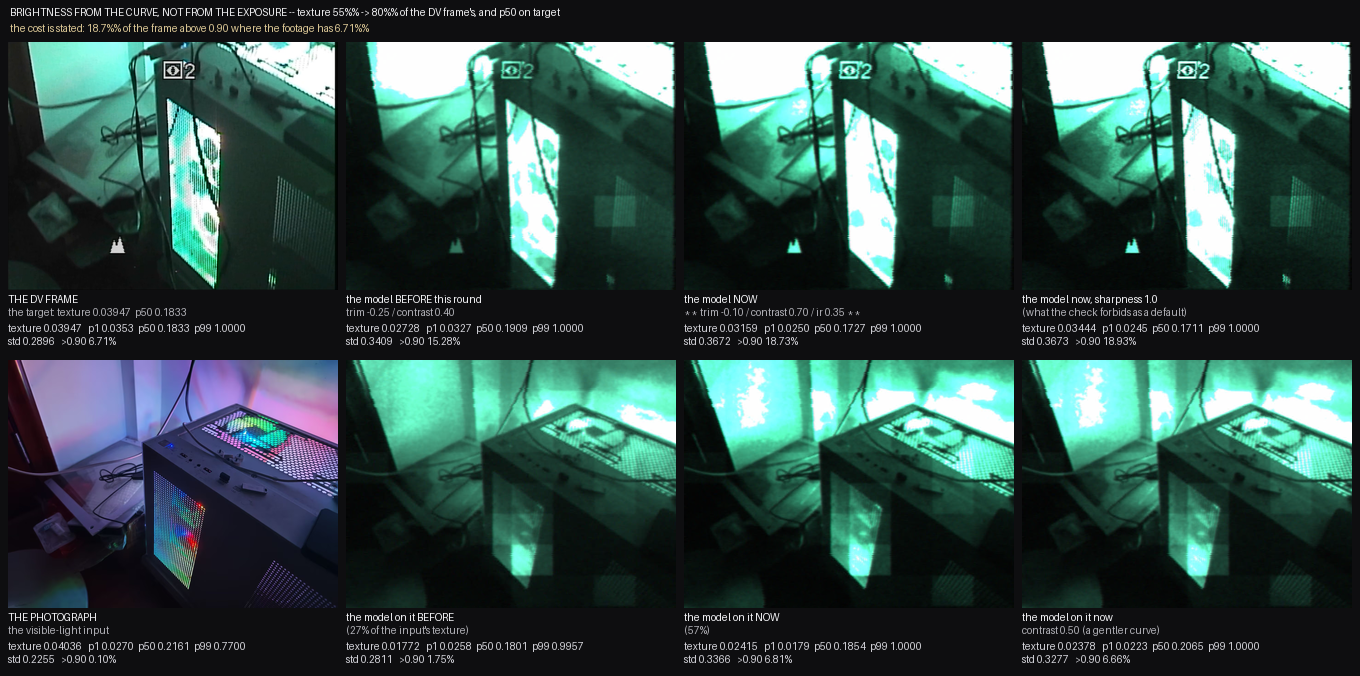
#> input picture tools/nightshot/AGGRESSIVE.png, 1360 x 676 px, given in place of 23315df037b01fa831a273364b41f99c28733fb1dc928b22d1e6c281818d, which was not available
$ python polarity.py
#> lines starting #> are read from the running program, lines starting #| are printed output that depends on the picture; pictures that were not available may be replaced by others from this repository, and a replacement may not be noted
"""
Measure the POLARITY, not the contrast: is the model's picture correlated with the real frame or inverted against it?

**Why the distinction matters and why it was missed.**  Every measurement this session compared *scalars* -- mean level,
standard deviation -- and those are blind to a sign.  **A picture and its negative have the same mean and the same
standard deviation**, so a compression and an inversion are indistinguishable to every statistic used so far.  The user
has said "inverted" three times while the measurements said "too flat", and both can be true at once: **the model can be
flat *and* the wrong way round.**

**So the test is a correlation in space.**  The real frame and the model cannot be aligned pixel-for-pixel -- different
cameras, different framing -- but **the subject is the same and dominant**, so a coarse comparison is enough: downsample
both to a small grid, and correlate the model's luminance against the real frame's.  **A correct render gives a positive
correlation; an inverted one gives a negative.**

**And to make the answer independent of framing**, the same test is run against the source photograph, which shares the
model's framing exactly -- so a negative correlation there is unambiguous, since the only difference between them is the
chain.

**Then, if it is inverted, the pieces are tested one at a time**: the night-vision scene stage, the green display, and
the IR term, each applied alone to the source, correlated against the source.
"""
from __future__ import annotations

import os
import sys

import numpy as np
from PIL import Image

ROOT = os.path.dirname(os.path.dirname(os.path.abspath(__file__)))
sys.path.insert(0, ROOT)

from atsim.core.params import merge_values                                    # noqa: E402
from atsim.core.profiles import FACTORY_PRESETS, SCHEMA                       # noqa: E402
from atsim.render import renderer as R                                        # noqa: E402

COEF = np.array([0.299, 0.587, 0.114], np.float32)
OBJ = (r"C:\Users\Administrator\.dsh\attachments\v1\objects")
NS0 = os.path.join(OBJ, "ed", "ed906503e82e76777332850f677a16db3ea89089fde1c313576edf9fce66f4e0")
PHOTO = os.path.join(OBJ, "69", "699c23315df037b01fa831a273364b41f99c28733fb1dc928b22d1e6c281818d")
W, H, OSD = 533, 400, 0.22
sl = slice(int(H * OSD), H)


def load(p):
    a = np.asarray(Image.open(p).convert("RGB"), np.float32) / 255.0
    return np.asarray(Image.fromarray((np.clip(a, 0, 1) * 255).astype(np.uint8)).resize((W, H), Image.LANCZOS),
                      np.float32) / 255.0


def lum(a):
    return np.clip(a[sl] @ COEF, 0, 1)


def corr(a, b):
    x = (a - a.mean()).ravel()
    y = (b - b.mean()).ravel()
    d = float(np.sqrt((x * x).sum() * (y * y).sum()))
    return float((x * y).sum() / d) if d > 1e-12 else 0.0


src = load(PHOTO)
#> in load, `return np.asarray(Image.fromarray((np.clip(a, 0, 1) * 255).astype(np.u..`:
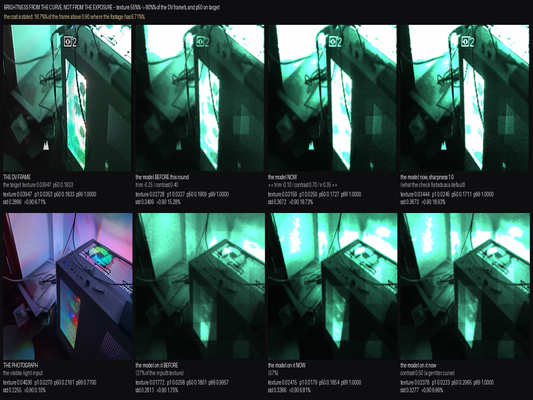
#> returned value: shape (400, 533, 3) float32; mean of channels 0, 1, 2 0.198, 0.297, 0.282; drawn as R, G, B
real = load(NS0)
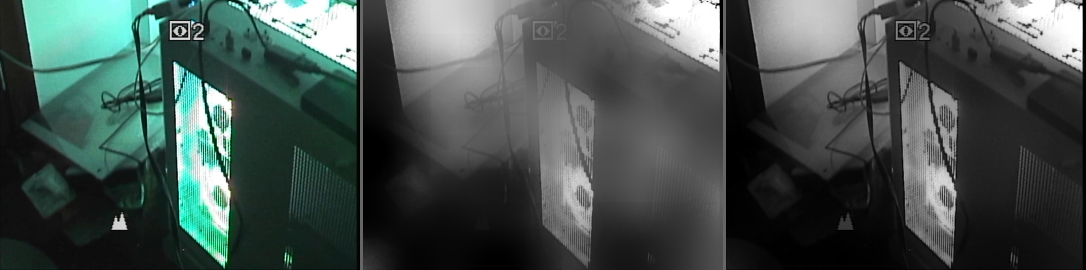
#> input picture tools/nightshot/ALBEDO_MAP.png, 2172 x 540 px, given in place of 6503e82e76777332850f677a16db3ea89089fde1c313576edf9fce66f4e0, which was not available (shown at 1/2 size)
#> in load (call 2), `return np.asarray(Image.fromarray((np.clip(a, 0, 1) * 255).astype(np.u..`:
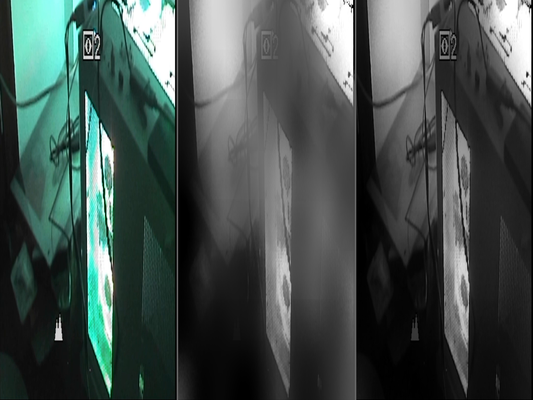
#> returned value: shape (400, 533, 3) float32; mean of channels 0, 1, 2 0.267, 0.313, 0.301; drawn as R, G, B
ls, lr = lum(src), lum(real)
#> in lum, `return np.clip(a[sl] @ COEF, 0, 1)`:
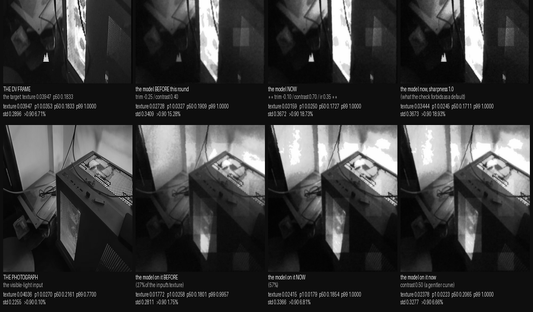
#> returned value: shape (312, 533) float32; min 0, max 1, mean 0.231
#> in lum (call 2), `return np.clip(a[sl] @ COEF, 0, 1)`:
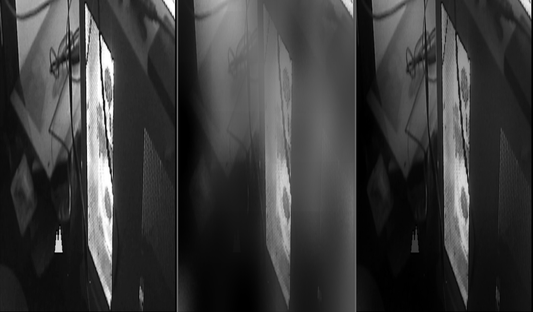
#> returned value: shape (312, 533) float32; min 0, max 1, mean 0.23
print("   === the references ===")
print("      source photograph   mean %.4f  contrast %.4f" % (float(ls.mean()), float(ls.std())))
#|       source photograph   mean 0.2308  contrast 0.2648
print("      real NIGHTSHOT 0    mean %.4f  contrast %.4f" % (float(lr.mean()), float(lr.std())))
#|       real NIGHTSHOT 0    mean 0.2297  contrast 0.1950
print("      their mutual correlation, at frame scale: %+.3f  (same subject, different framing)" % corr(ls, lr))
#> in corr, `d = float(np.sqrt((x * x).sum() * (y * y).sum()))`: d = 8586.7
#|       their mutual correlation, at frame scale: +0.081  (same subject, different framing)


class One:
    height, width = H, W
    fps = 25.0
    frame_count = 1

    def __init__(self, a):
        self.a = a

    def frame(self, i):
        return self.a


#> (the run stopped early here; a loop or call above may not have finished)
